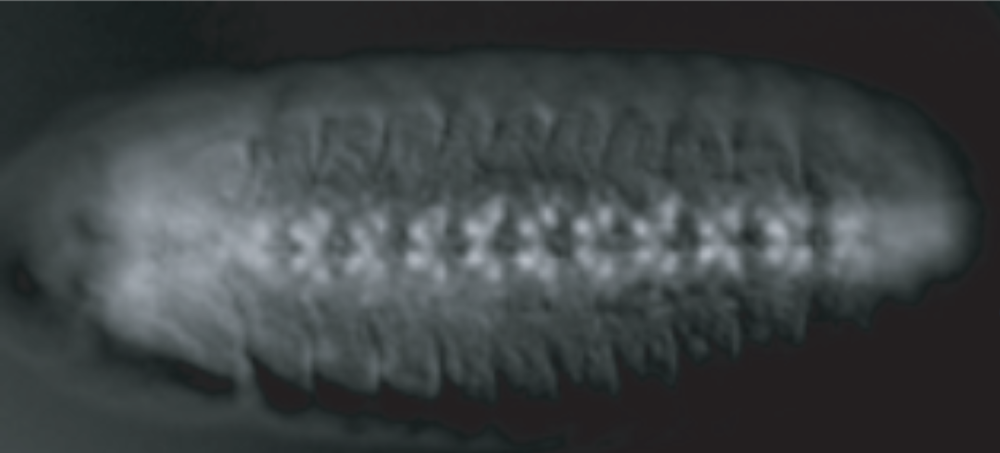
%> input picture Processamento Digital de Imagens/Exemplos_Professor/Exemplo_Segmentacao_2.png, 1000 x 453 px, shrunk from 2380 x 1078 before the run
$ octave Exemplo_Segmentacao_2.m   (GNU Octave 9; MATLAB toolbox functions it lacks are replaced by stand-ins)
%> lines starting %> are read from the running program, lines starting %| are printed output that depends on the picture; in (x1, y1, x2, y2) boxes, pixels count from 0 and x2, y2 are one past the last pixel; in counts of white or black regions, pixels touching at a corner belong together; the program's own positions count from 1
clear all;
clc;

a=rgb2gray(imread('Exemplo_Segmentacao_2.png'));
%> a: size 453x1000 uint8; min 26, max 185, mean 64.7
b=im2bw(a,0.15);
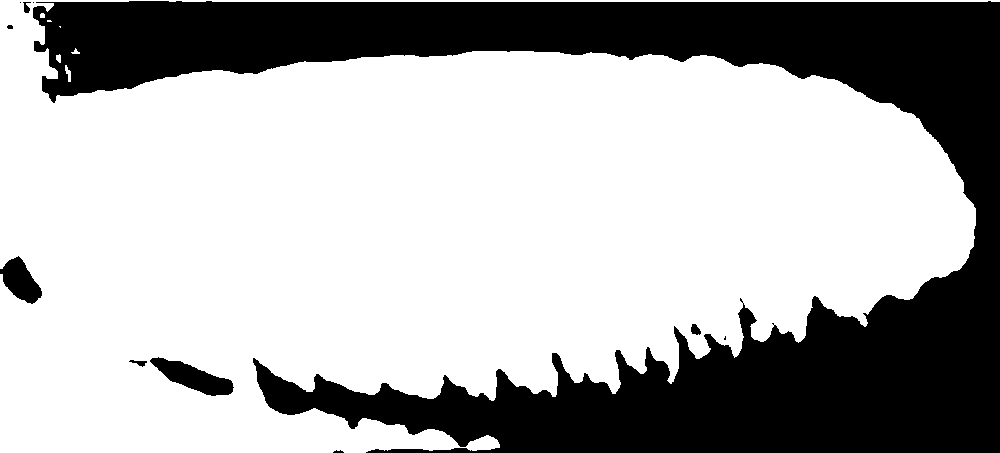
%> b: size 453x1000 logical; 67.9% white; 11 black regions (3 under 20 px), largest, box (x1, y1, x2, y2) and area: (33, 1, 1000, 453) 142629, (150, 357, 234, 396) 1515, (0, 256, 42, 304) 1136
c=im2bw(a,0.55);
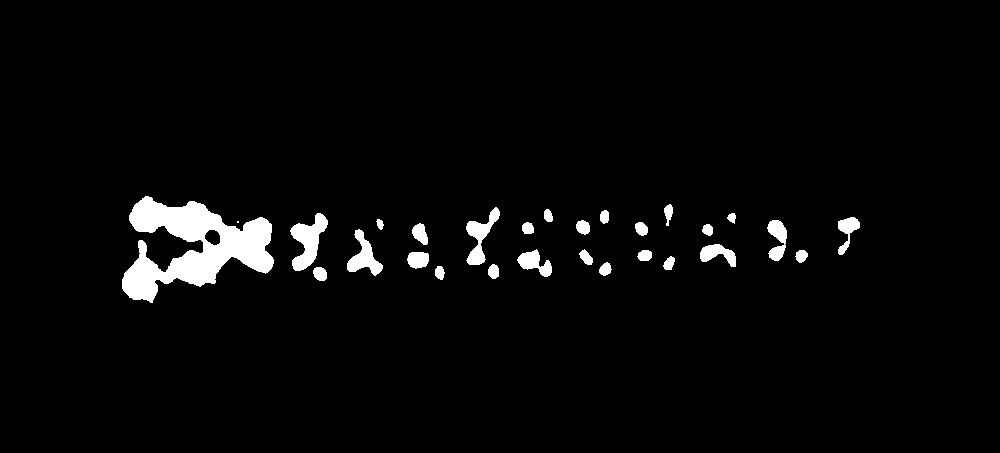
%> c: size 453x1000 logical; 3.3% white; 28 white regions (1 under 20 px), largest, box (x1, y1, x2, y2) and area: (122, 196, 274, 303) 7916, (290, 213, 328, 271) 1100, (466, 207, 500, 265) 759
otsu = graythresh(a);
%> otsu = 0.302
d = im2bw(a,otsu);
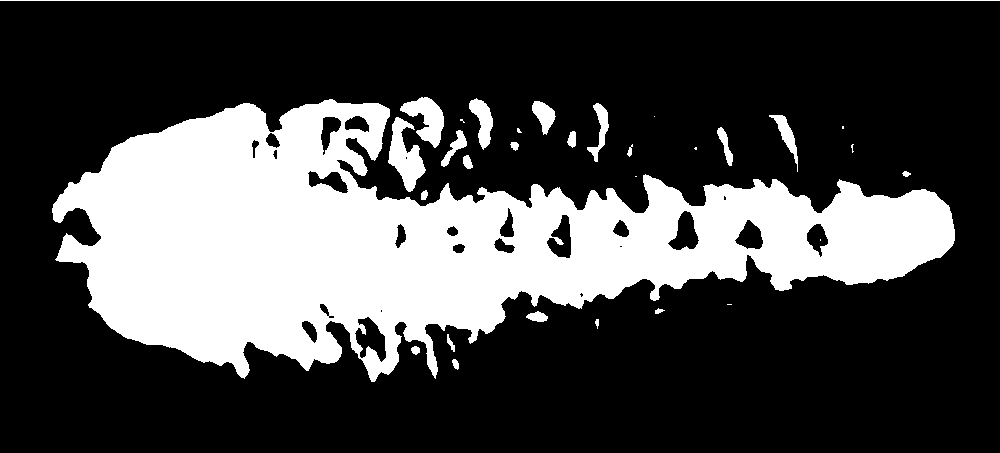
%> d: size 453x1000 logical; 28.2% white; 31 white regions (9 under 20 px), largest, box (x1, y1, x2, y2) and area: (52, 99, 955, 382) 120561, (388, 117, 426, 192) 1405, (400, 97, 444, 148) 1127

figure;
subplot(2,2,1);
imshow(a);
title('Original');

subplot(2,2,2);
imshow(b);
title('Limiar 1');

subplot(2,2,3);
imshow(c);
title('Limiar 2');

subplot(2,2,4);
imshow(d);
title('Otsu');

$ run again, with Processamento Digital de Imagens/Exemplos_Professor/Exemplo_Segmentacao_7.png copied over Processamento Digital de Imagens/Exemplos_Professor/Exemplo_Segmentacao_2.png
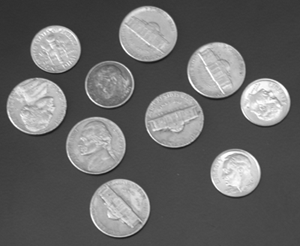
%> input picture Processamento Digital de Imagens/Exemplos_Professor/Exemplo_Segmentacao_7.png, 300 x 246 px
%> a is the input picture: size 246x300 uint8; min 23, max 255, mean 103
%> `b=im2bw(a,0.15);`:
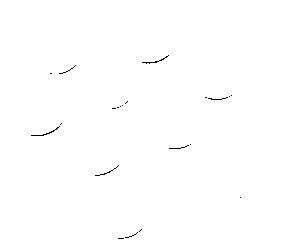
%> b: size 246x300 logical; 99.7% white; black in thin lines or dots, all inside (x1, y1, x2, y2) = (31, 55, 241, 239)
%> c: size 246x300 logical; 29.1% white; 19 white regions (6 under 20 px), largest, box (x1, y1, x2, y2) and area: (90, 179, 150, 237) 2676, (7, 78, 66, 134) 2603, (66, 117, 126, 174) 2574
%> otsu = 0.494
%> `d = im2bw(a,otsu);`:
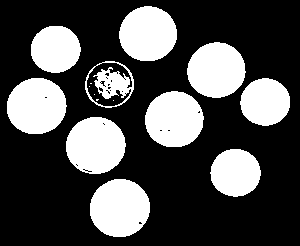
%> d: size 246x300 logical; 30.2% white; 15 white regions (5 under 20 px), largest, box (x1, y1, x2, y2) and area: (90, 179, 150, 237) 2748, (66, 117, 126, 174) 2667, (7, 78, 67, 134) 2649

$ run again, with Processamento Digital de Imagens/Exemplos_Professor/Exemplo_Add1.png copied over Processamento Digital de Imagens/Exemplos_Professor/Exemplo_Segmentacao_2.png
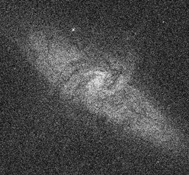
%> input picture Processamento Digital de Imagens/Exemplos_Professor/Exemplo_Add1.png, 189 x 175 px
%> `b=im2bw(a,0.15);`:
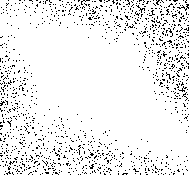
%> b: size 175x189 logical; 92.9% white; black in thin lines or dots
%> c: size 175x189 logical; 4.3% white; 200 white regions (196 under 20 px), largest, box (x1, y1, x2, y2) and area: (80, 67, 127, 103) 641, (48, 50, 78, 72) 164, (103, 104, 127, 123) 96, (70, 75, 81, 89) 44
%> otsu = 0.345
%> `d = im2bw(a,otsu);`:
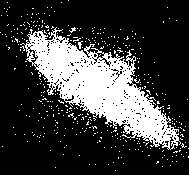
%> d: size 175x189 logical; 23.9% white; 387 white regions (385 under 20 px), largest, box (x1, y1, x2, y2) and area: (20, 27, 181, 150) 7171, (78, 41, 83, 49) 20
